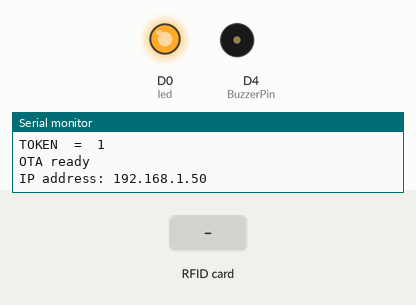
Simulated run of this sketch. Board: ESP8266 (NodeMCU). On the bench: output pins drawn as LEDs (lit = HIGH), buzzer (waves = sounding), the last lines printed to the serial monitor. Inputs (shaded band) come from the test bench. WiFi joins after 1.5 s; servers stay silent unless stated; uploads are accepted with an empty reply.

Above: at 3.7 s.
3.8 s: RFID card 5E 7A 19 C4 held to the reader
At 4.85 s:
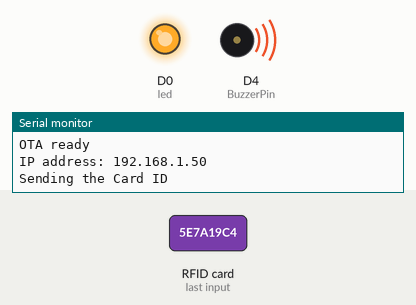
At 6.2 s:
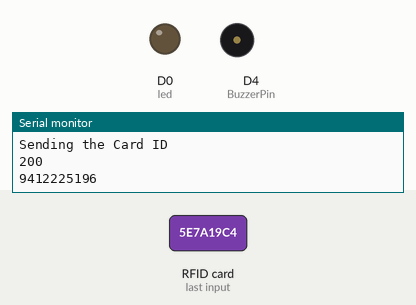
Timing chart, 0 to 7.7 s (numbered marks = the images above; inputs shaded):
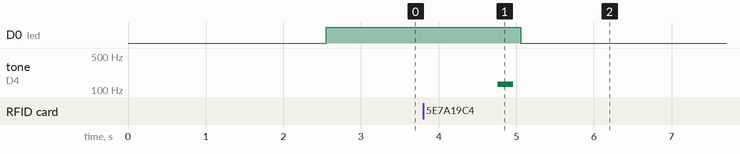

The sketch:

rfidattendance_v-2.ino
```cpp
#include "config.h"
int led  = D0;

void setup() {
  pinMode(led,OUTPUT);
//  mydevice.resetSettings();

  delay(1000);
  Serial.begin(9600);

  SPI.begin();  // Init SPI bus

  mfrc522.PCD_Init(); // Init MFRC522 card
  //---------------------------------------------
  connectToWiFi();
  ArduinoOTA.onStart([]() {
    Serial.println("Start OTA Connection");
  });
  ArduinoOTA.onEnd([]() {
    Serial.println("\nEnd");
  });
  ArduinoOTA.onProgress([](unsigned int progress, unsigned int total) {
    Serial.printf("Progress: %u%%\r", (progress / (total / 100)));
  });
  ArduinoOTA.onError([](ota_error_t error) {
    Serial.printf("Error[%u]: ", error);
    if (error == OTA_AUTH_ERROR) Serial.println("Auth Failed");
    else if (error == OTA_BEGIN_ERROR) Serial.println("Begin Failed");
    else if (error == OTA_CONNECT_ERROR) Serial.println("Connect Failed");
    else if (error == OTA_RECEIVE_ERROR) Serial.println("Receive Failed");
    else if (error == OTA_END_ERROR) Serial.println("End Failed");
  });
  ArduinoOTA.begin();
  Serial.println("OTA ready");
  Serial.print("IP address: ");
  Serial.println(WiFi.localIP());

  pinMode(led, OUTPUT);
  digitalWrite(led, 1);
  pinMode(BuzzerPin, OUTPUT);
  pinMode(LEDpin, OUTPUT);
}
//************************************************************************
void loop() {
  ArduinoOTA.handle();
  mainApp();
  delay(1000);
}
```

functions.ino
```cpp
//************send the Card UID to the website*************
void SendCardID( String Card_uid ){

  Serial.println("Sending the Card ID");
  if(WiFi.isConnected()){
    HTTPClient http;    //Declare object of class HTTPClient
    //GET Data
    getData = "?card_uid=" + String(Card_uid) + "&device_token=" + TOKEN; // Add the Card ID to the GET array in order to send it
    //GET methode
    Link = URL + getData;
    http.begin(Link); //initiate HTTP request   //Specify content-type header

    int httpCode = http.GET();   //Send the request
    String payload = http.getString();    //Get the response payload

//    Serial.println(Link);   //Print HTTP return code
    Serial.println(httpCode);   //Print HTTP return code
    Serial.println(Card_uid);     //Print Card ID
    Serial.println(payload);    //Print request response payload

    if (httpCode == 200) {
      if (payload.substring(0, 5) == "login") {
        String user_name = payload.substring(5);
    //  Serial.println(user_name);

      }
      else if (payload.substring(0, 6) == "logout") {
        String user_name = payload.substring(6);
    //  Serial.println(user_name);

      }
      else if (payload == "succesful") {

      }
      else if (payload == "available") {

      }
      delay(100);
      http.end();  //Close connection
    }
  }
}
//********************connect to the WiFi******************
void connectToWiFi(int a, char *ssid, char *password){

  if(a==0) {
    WiFi.mode(WIFI_OFF);        //Prevents reconnection issue (taking too long to connect)
    delay(1000);
    WiFi.mode(WIFI_STA);
    Serial.print("Connecting to ");
    Serial.println(ssid);
    WiFi.begin(ssid, password);

    while (WiFi.status() != WL_CONNECTED) {
      delay(500);
      Serial.print(".");
    }
    Serial.println("");
    Serial.println("Connected");

    Serial.print("IP address: ");
    Serial.println(WiFi.localIP());  //IP address assigned to your ESP

    delay(1000);

  } else {

    mydevice.setAPStaticIPConfig(IPAddress(10,0,1,1), IPAddress(10,0,1,1), IPAddress(255,255,255,0));
    mydevice.autoConnect("ATC4 Register", "130501");
    String AUTH = mydevice.initialize("AUTH");
    String ADDR = mydevice.initialize("ADDR");
    Serial.print("URL   =  "); Serial.println(ADDR);
    Serial.print("TOKEN  =  "); Serial.println(AUTH);
    URL="http://"+ADDR+"/getdata.php";
    TOKEN=AUTH;
  }
}
//=======================================================================

void mainApp() {
  //check if there's a connection to Wi-Fi or not
  if(!WiFi.isConnected()){
    if(!mydevice.autoConnect("ATC4 Register", "130501")){
      Serial.println("filed connect wifi");
      mydevice.setConnectTimeout(20);
      ESP.restart();
    }else{
      Serial.println("connect success!!!!!");
    }

    //connectToWiFi();    //Retry to connect to Wi-Fi
  }
  //---------------------------------------------
  if (millis() - previousMillis >= 15000) {
    previousMillis = millis();
    OldCardID="";
  }
  delay(50);
  //---------------------------------------------
  //look for new card
  if ( !mfrc522.PICC_IsNewCardPresent()) {
    return;//got to start of loop if there is no card present
  }
  // Select one of the cards
  if ( ! mfrc522.PICC_ReadCardSerial()) {
    return;//if read card serial(0) returns 1, the uid struct contians the ID of the read card.
  }
  String CardID ="";
  for (byte i = 0; i < mfrc522.uid.size; i++) {
    CardID += mfrc522.uid.uidByte[i];
  }
  //---------------------------------------------
  if( CardID == OldCardID ){
    return;
  }
  else{
    OldCardID = CardID;
  }
  tone(BuzzerPin, 131, 200);
  //---------------------------------------------
//  Serial.println(CardID);
  digitalWrite(led,HIGH);
  SendCardID(CardID);
  digitalWrite(led,LOW);
  delay(100);

}
```

config.h
```cpp
//*******************************libraries********************************
//RFID-----------------------------
#include "WiFiManager.h"
WiFiManager mydevice;
#define MANUAL 0

//OTA----------------

#include <ArduinoOTA.h>

//--------------------

#include <SPI.h>
#include <MFRC522.h>
//NodeMCU--------------------------
#include <ESP8266WiFi.h>
#include <ESP8266HTTPClient.h>
//************************************************************************
#define SS_PIN  D2  //D2
#define RST_PIN D1  //D1
//************************************************************************
MFRC522 mfrc522(SS_PIN, RST_PIN); // Create MFRC522 instance.
//************************************************************************
/* Set these to your desired credentials. */
//const char *ssid = "your-wifi-id";
//const char *password = "your-password-wifi";
// const char* device_token  = "token-device";
//************************************************************************

//String URL = "http://192.168.1.8/getdata.php";
//String getData, Link;

String TOKEN, URL, getData, Link;
String OldCardID = "";
unsigned long previousMillis = 0;
//************************************************************************

int BuzzerPin = D4;
int LEDpin = D0;


void connectToWiFi(int a=1, char *ssid = "", char *password = "");
void SendCardID( String Card_uid );
void mainApp();
```

Measured:
- after the input at 3.8 s, D0 (led): HIGH → LOW after 1.3 s; tone on D4 (BuzzerPin): silent → 131 Hz after 0.96 s, → silent 0.20 s later
